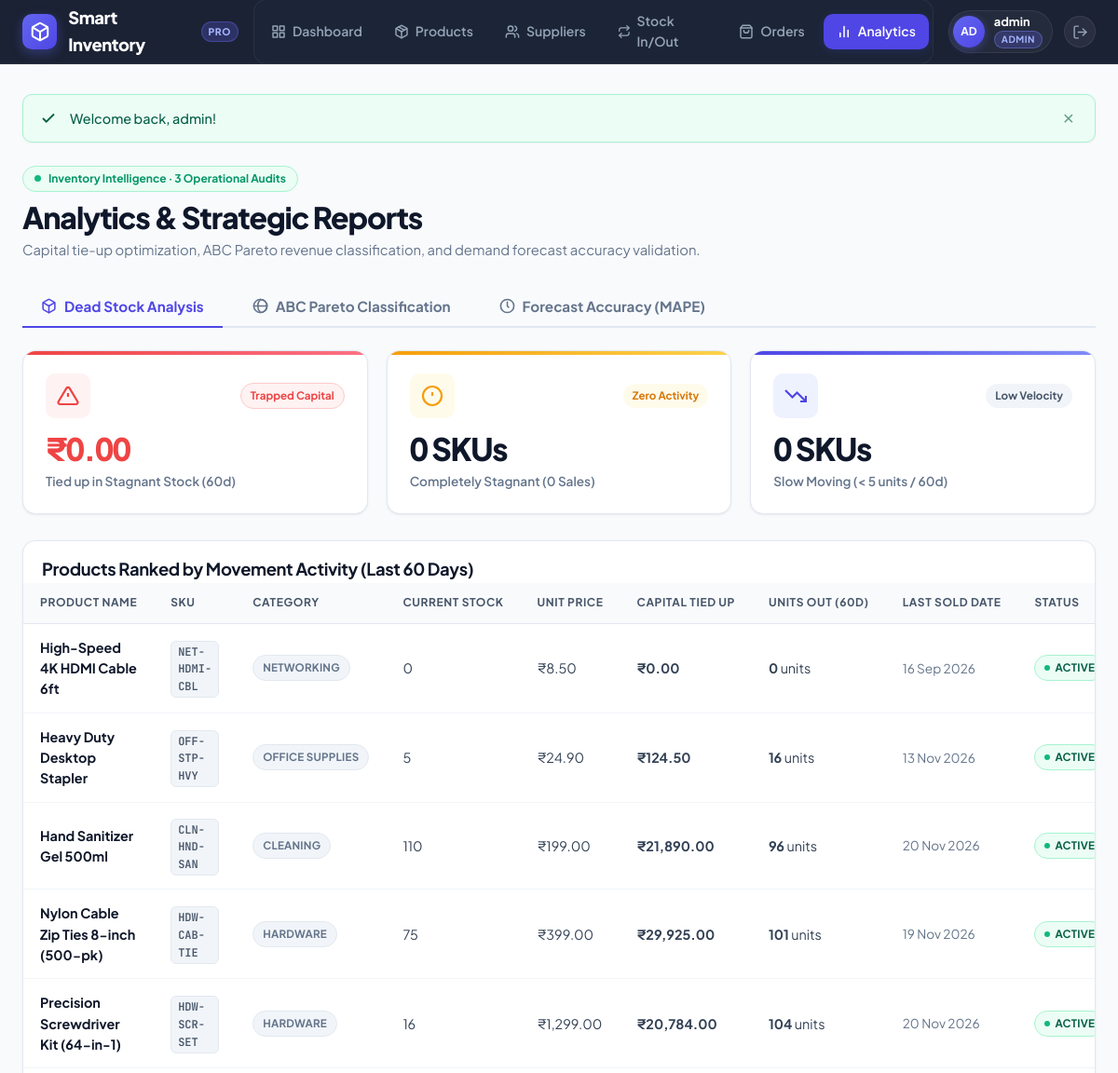
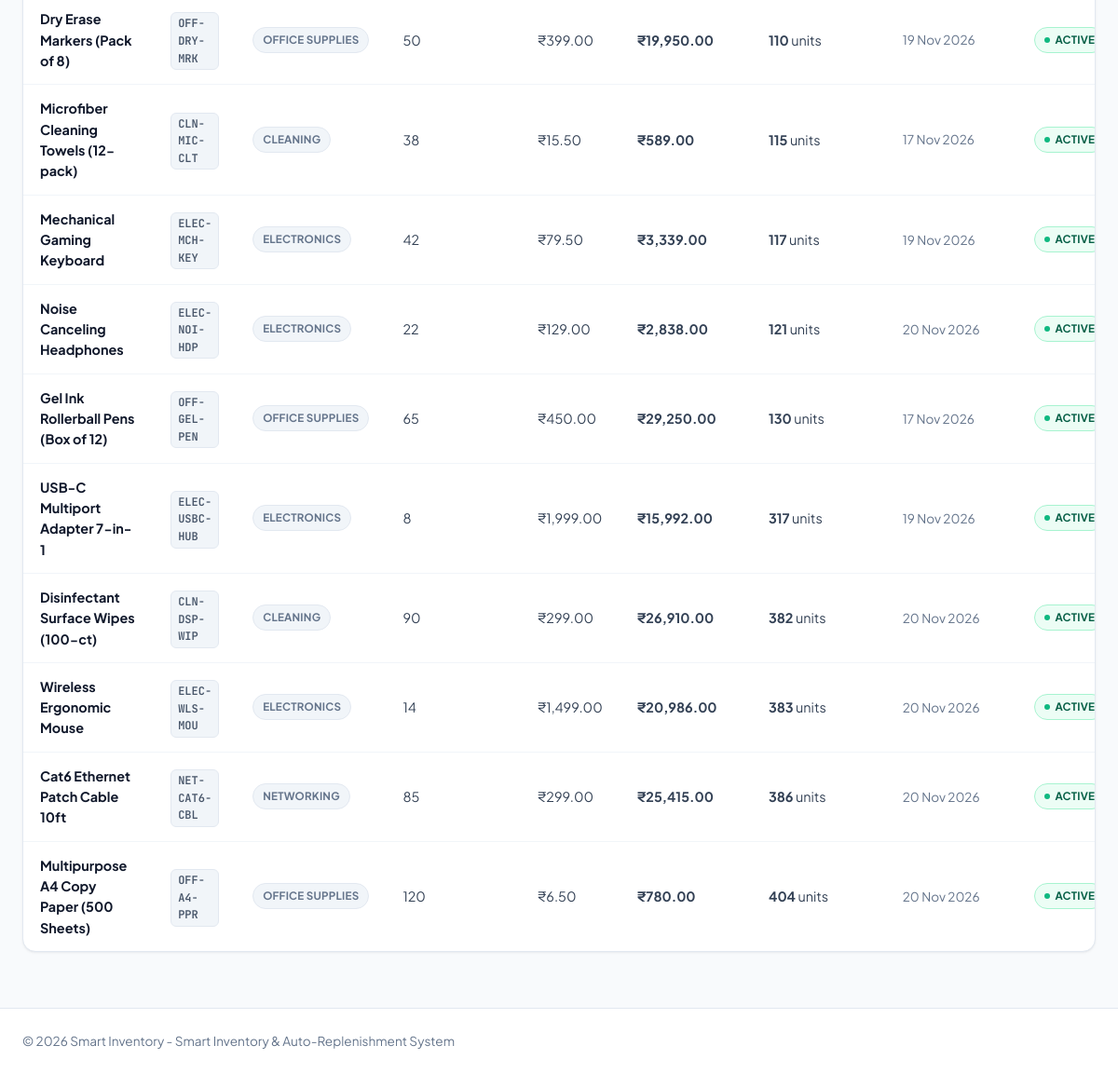
/reports.php (signed in), run on the app's committed database (2 pictures, top to bottom).
### tables this page shows
CREATE TABLE products (
    id INT AUTO_INCREMENT PRIMARY KEY,
    sku VARCHAR(50) NOT NULL UNIQUE,
    name VARCHAR(150) NOT NULL,
    description TEXT,
    category VARCHAR(100),
    unit_price DECIMAL(10,2) NOT NULL DEFAULT 0.00,
    stock INT NOT NULL DEFAULT 0,
    reorder_point INT NOT NULL DEFAULT 0,
    safety_stock INT NOT NULL DEFAULT 0,
    supplier_id INT,
    created_at TIMESTAMP DEFAULT CURRENT_TIMESTAMP,
    CONSTRAINT fk_products_supplier FOREIGN KEY (supplier_id) REFERENCES suppliers(id) ON DELETE SET NULL
);

### includes/helpers.php (called while the page is built, shortened)
<?php
function e(?string $string): string {
    return htmlspecialchars((string)$string, ENT_QUOTES, 'UTF-8');
}
function formatCurrency($amount): string {
    return '₹' . number_format((float)$amount, 2);
}
function formatDate(?string $datetime, string $format = 'd M Y, h:i A'): string {
    $ts = strtotime($datetime);
    return $ts ? date($format, $ts) : '-';
}

### public/reports.php (the view, shortened to what this page needs)
<?php
require_once __DIR__ . '/../includes/helpers.php';
$db = getDB();
$deadStockQuery = $db->query('
    SELECT
        p.id, p.sku, p.name, p.category, p.stock, p.unit_price,
        (p.stock * p.unit_price) AS capital_tied_up,
        COALESCE(SUM(CASE WHEN sm.type = "out" AND sm.moved_at >= DATE_SUB(NOW(), INTERVAL 60 DAY) THEN sm.quantity ELSE 0 END), 0) AS out_qty_60d,
        MAX(CASE WHEN sm.type = "out" THEN sm.moved_at ELSE NULL END) AS last_out_date
    FROM products p
    LEFT JOIN stock_movements sm ON p.id = sm.product_id
    GROUP BY p.id
    ORDER BY out_qty_60d ASC, capital_tied_up DESC
');
$deadStockData = $deadStockQuery->fetchAll();
$totalDeadCapital = 0;
$totalDeadItems = 0;
$totalSlowItems = 0;
require_once __DIR__ . '/../includes/header.php';
?>
<div class="page-header">
    <div>
        <div class="header-status-pill">
            <span class="pulse-dot"></span>
            Inventory Intelligence &middot; 3 Operational Audits
        </div>
        <h1 class="page-title">Analytics & Strategic Reports</h1>
        <p class="page-subtitle">Capital tie-up optimization, ABC Pareto revenue classification, and demand forecast accuracy validation.</p>
    </div>
</div>
<div class="tabs-container">
    <div class="tabs-nav">
        <button class="tab-btn active" data-tab="tab-deadstock">
            Dead Stock Analysis
        </button>
        <button class="tab-btn" data-tab="tab-abc">
            <svg width="17" height="17" viewBox="0 0 24 24" fill="none" stroke="currentColor" stroke-width="2.2" stroke-linecap="round" stroke-linejoin="round"><circle cx="12" cy="12" r="10"></circle><path d="M12 2a14.5 14.5 0 0 0 0 20 10 10 0 0 0 0-20"></path><path d="M2 12h20"></path></svg>
            ABC Pareto Classification
        </button>
        <button class="tab-btn" data-tab="tab-mape">
            <svg width="17" height="17" viewBox="0 0 24 24" fill="none" stroke="currentColor" stroke-width="2.2" stroke-linecap="round" stroke-linejoin="round"><circle cx="12" cy="12" r="10"></circle><polyline points="12 6 12 12 14 14"></polyline></svg>
            Forecast Accuracy (MAPE)
        </button>
    </div>
    <div id="tab-deadstock" class="tab-content active">
        <div class="dashboard-grid">
            <div class="stat-card danger">
                <div class="stat-top">
                    <div class="stat-icon-wrap">
                        <svg width="24" height="24" viewBox="0 0 24 24" fill="none" stroke="currentColor" stroke-width="2.2"><path d="M10.29 3.86L1.82 18a2 2 0 0 0 1.71 3h16.94a2 2 0 0 0 1.71-3L13.71 3.86a2 2 0 0 0-3.42 0z"></path><line x1="12" y1="9" x2="12" y2="13"></line><line x1="12" y1="17" x2="12.01" y2="17"></line></svg>
                    </div>
                    <span class="stat-chip danger">Trapped Capital</span>
                </div>
                <div>
                    <div class="stat-val" style="color: var(--danger);"><?= formatCurrency($totalDeadCapital) ?></div>
                    <div class="stat-label">Tied up in Stagnant Stock (60d)</div>
                </div>
            </div>
            <div class="stat-card warning">
                <div class="stat-top">
                    <div class="stat-icon-wrap">
                        <svg width="24" height="24" viewBox="0 0 24 24" fill="none" stroke="currentColor" stroke-width="2.2"><circle cx="12" cy="12" r="10"></circle><line x1="12" y1="8" x2="12" y2="12"></line><line x1="12" y1="16" x2="12.01" y2="16"></line></svg>
                    </div>
                    <span class="stat-chip" style="background: var(--warning-light); color: var(--warning-hover);">Zero Activity</span>
                </div>
                <div>
                    <div class="stat-val"><?= $totalDeadItems ?> SKUs</div>
                    <div class="stat-label">Completely Stagnant (0 Sales)</div>
                </div>
            </div>
            <div class="stat-card">
                <div class="stat-top">
                    <div class="stat-icon-wrap">
                        <svg width="24" height="24" viewBox="0 0 24 24" fill="none" stroke="currentColor" stroke-width="2.2"><polyline points="23 18 13.5 8.5 8.5 13.5 1 6"></polyline><polyline points="17 18 23 18 23 12"></polyline></svg>
                    </div>
                    <span class="stat-chip">Low Velocity</span>
                </div>
                <div>
                    <div class="stat-val"><?= $totalSlowItems ?> SKUs</div>
                    <div class="stat-label">Slow Moving (&lt; 5 units / 60d)</div>
                </div>
            </div>
        </div>
        <div class="card" style="padding: 0; overflow: hidden;">
            <div class="card-title" style="padding: 16px 20px 0;">
                <span>Products Ranked by Movement Activity (Last 60 Days)</span>
            </div>
            <div class="table-responsive">
                <table class="table">
                    <thead>
                        <tr>
                            <th>Product Name</th>
                            <th>SKU</th>
                            <th>Category</th>
                            <th>Current Stock</th>
                            <th>Unit Price</th>
                            <th>Capital Tied Up</th>
                            <th>Units Out (60d)</th>
                            <th>Last Sold Date</th>
                            <th>Status</th>
                        </tr>
                    </thead>
                    <tbody>
                        <?php foreach ($deadStockData as $d): ?>
                            <?php
                                $outCount = (int)$d['out_qty_60d'];
                                $stock = (int)$d['stock'];
                                $isDead = ($outCount === 0 && $stock > 0);
                                $isSlow = ($outCount < 5 && $stock > 0 && !$isDead);
                            ?>
                            <tr class="<?= $isDead ? 'highlight-danger' : ($isSlow ? 'highlight-warning' : '') ?>">
                                <td><strong style="color: var(--dark);"><?= e($d['name']) ?></strong></td>
                                <td><span class="sku-pill"><?= e($d['sku']) ?></span></td>
                                <td><span class="badge badge-secondary"><?= e($d['category'] ?: '-') ?></span></td>
                                <td><?= number_format($stock) ?></td>
                                <td><?= formatCurrency($d['unit_price']) ?></td>
                                <td><strong><?= formatCurrency($d['capital_tied_up']) ?></strong></td>
                                <td><strong><?= number_format($outCount) ?></strong> units</td>
                                <td style="color: var(--muted); font-size: 0.85rem;"><?= formatDate($d['last_out_date'], 'd M Y') ?></td>
                                <td>
                                    <?php if ($isDead): ?>
                                        <span class="badge badge-danger"><span class="badge-dot"></span> Dead Stock</span>
                                    <?php elseif ($isSlow): ?>
                                        <span class="badge badge-warning"><span class="badge-dot"></span> Slow Moving</span>
                                    <?php else: ?>
                                        <span class="badge badge-success"><span class="badge-dot"></span> Active</span>
                                    <?php endif; ?>
                                </td>
                            </tr>
                        <?php endforeach; ?>
                    </tbody>
                </table>
            </div>
        </div>
    </div>
</div>
<?php require_once __DIR__ . '/../includes/footer.php'; ?>

### data on the page
products: name "High-Speed 4K HDMI Cable 6ft", sku "NET-HDMI-CBL", category "NETWORKING", stock "0", unit_price "₹8.50", capital_tied_up "₹0.00", outCount "0", last_out_date "16 Sep 2026", shows "ACTIVE"
products: name "Heavy Duty Desktop Stapler", sku "OFF-STP-HVY", category "OFFICE SUPPLIES", stock "5", unit_price "₹24.90", capital_tied_up "₹124.50", outCount "16", last_out_date "13 Nov 2026"
products: name "Hand Sanitizer Gel 500ml", sku "CLN-HND-SAN", category "CLEANING", stock "110", unit_price "₹199.00", capital_tied_up "₹21,890.00", outCount "96", last_out_date "20 Nov 2026"
products: name "Nylon Cable Zip Ties 8-inch (500-pk)", sku "HDW-CAB-TIE", category "HARDWARE", stock "75", unit_price "₹399.00", capital_tied_up "₹29,925.00", outCount "101", last_out_date "19 Nov 2026"
products: name "Precision Screwdriver Kit (64-in-1)", sku "HDW-SCR-SET", category "HARDWARE", stock "16", unit_price "₹1,299.00", capital_tied_up "₹20,784.00", outCount "104", last_out_date "20 Nov 2026"
products: name "Dry Erase Markers (Pack of 8)", sku "OFF-DRY-MRK", category "OFFICE SUPPLIES", stock "50", unit_price "₹399.00", capital_tied_up "₹19,950.00", outCount "110", last_out_date "19 Nov 2026"
products: name "Microfiber Cleaning Towels (12-pack)", sku "CLN-MIC-CLT", category "CLEANING", stock "38", unit_price "₹15.50", capital_tied_up "₹589.00", outCount "115", last_out_date "17 Nov 2026"
products: name "Mechanical Gaming Keyboard", sku "ELEC-MCH-KEY", category "ELECTRONICS", stock "42", unit_price "₹79.50", capital_tied_up "₹3,339.00", outCount "117", last_out_date "19 Nov 2026"
products: name "Noise Canceling Headphones", sku "ELEC-NOI-HDP", category "ELECTRONICS", stock "22", unit_price "₹129.00", capital_tied_up "₹2,838.00", outCount "121", last_out_date "20 Nov 2026"
products: name "Gel Ink Rollerball Pens (Box of 12)", sku "OFF-GEL-PEN", category "OFFICE SUPPLIES", stock "65", unit_price "₹450.00", capital_tied_up "₹29,250.00", outCount "130", last_out_date "17 Nov 2026"
products: name "USB-C Multiport Adapter 7-in-1", sku "ELEC-USBC-HUB", category "ELECTRONICS", stock "8", unit_price "₹1,999.00", capital_tied_up "₹15,992.00", outCount "317", last_out_date "19 Nov 2026"
products: name "Disinfectant Surface Wipes (100-ct)", sku "CLN-DSP-WIP", category "CLEANING", stock "90", unit_price "₹299.00", capital_tied_up "₹26,910.00", outCount "382", last_out_date "20 Nov 2026"
products: name "Wireless Ergonomic Mouse", sku "ELEC-WLS-MOU", category "ELECTRONICS", stock "14", unit_price "₹1,499.00", capital_tied_up "₹20,986.00", outCount "383", last_out_date "20 Nov 2026"
products: name "Cat6 Ethernet Patch Cable 10ft", sku "NET-CAT6-CBL", category "NETWORKING", stock "85", unit_price "₹299.00", capital_tied_up "₹25,415.00", outCount "386", last_out_date "20 Nov 2026"
products: name "Multipurpose A4 Copy Paper (500 Sheets)", sku "OFF-A4-PPR", category "OFFICE SUPPLIES", stock "120", unit_price "₹6.50", capital_tied_up "₹780.00", outCount "404", last_out_date "20 Nov 2026"

### other printed values
APP_NAME "Smart Inventory"
$initials "AD"
$currentUser['username'] "admin"
$flash['message'] "Welcome back, admin!"
formatCurrency($totalDeadCapital) "₹0.00"
$totalDeadItems "0"
$totalSlowItems "0"
